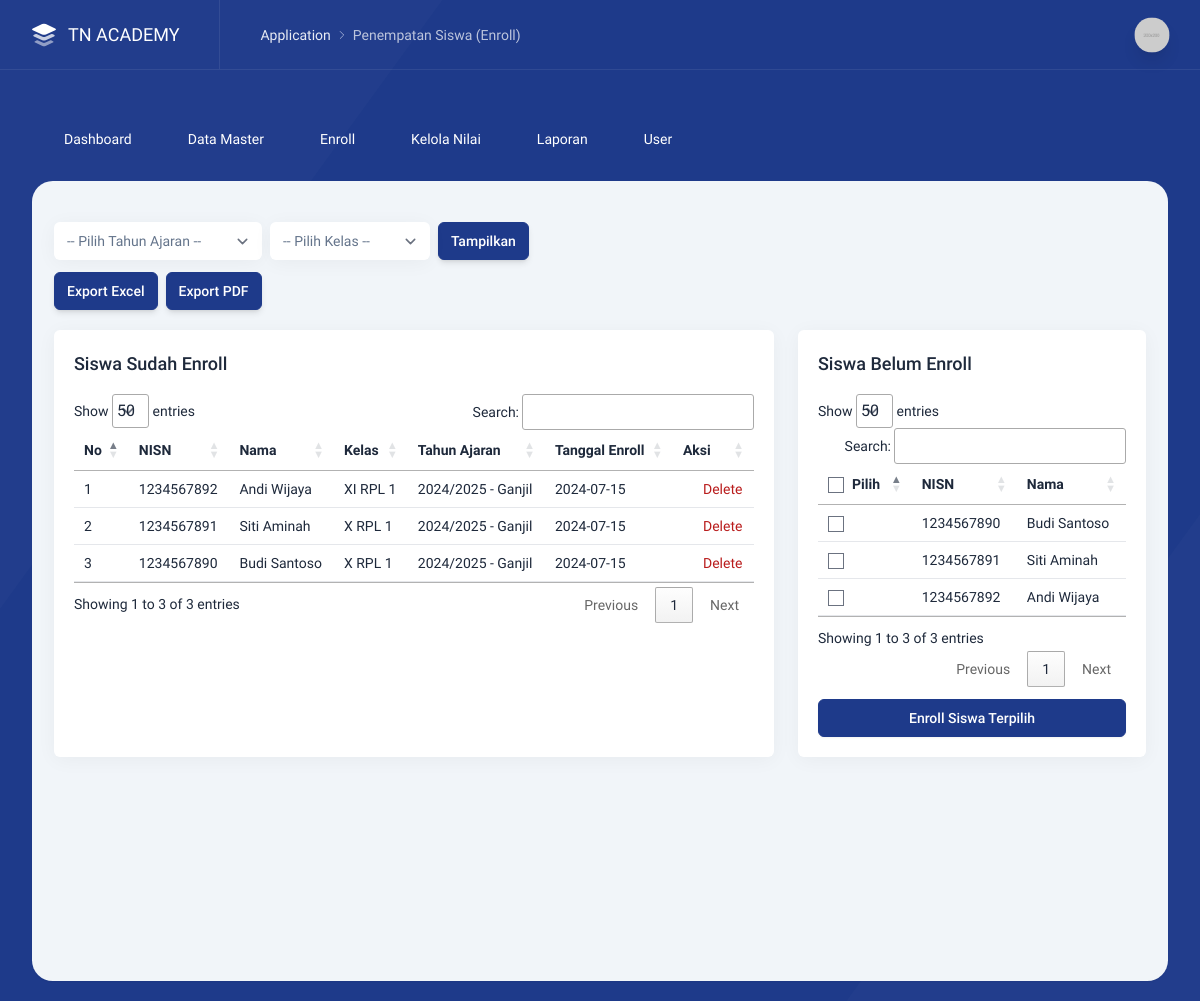
The app's page /index.php/admin/enrollsiswa/filter with its own data.
### tables this page shows
CREATE TABLE `enroll` (
  `id_enroll` int NOT NULL,
  `id_siswa` int NOT NULL,
  `id_kelas` int NOT NULL,
  `id_ta` int NOT NULL,
  `tanggal_enroll` timestamp NOT NULL DEFAULT CURRENT_TIMESTAMP,
  `status` enum('aktif','nonaktif','pindah','lulus') DEFAULT 'aktif'
);

CREATE TABLE `siswa` (
  `id_siswa` int NOT NULL,
  `nisn` varchar(20) NOT NULL,
  `nama` varchar(150) NOT NULL,
  `tgl_lahir` date NOT NULL,
  `thn_masuk` year NOT NULL,
  `status` enum('Aktif','Lulus','Keluar') NOT NULL DEFAULT 'Aktif'
);

CREATE TABLE `kelas` (
  `id_kelas` int NOT NULL,
  `nama_kelas` varchar(100) NOT NULL,
  `tingkat` enum('X','XI','XII') NOT NULL,
  `jurusan` varchar(100) NOT NULL
);

CREATE TABLE `tahun_ajaran` (
  `id_ta` int NOT NULL,
  `tahun` varchar(9) NOT NULL,
  `semester` enum('Ganjil','Genap') NOT NULL
);

### application/libraries/template.php (called while the page is built, shortened)
<?php
class Template{
    var $template_data = array();
    function set($name, $value){
        $this->template_data[$name] = $value;
    }
    function load($template = '', $view = '' , $view_data = array(), $return = FALSE){
        $this->CI =& get_instance();
        $this->set('contents', $this->CI->load->view($view, $view_data, TRUE));
        return $this->CI->load->view($template, $this->template_data, $return);
    }
}

### application/controllers/admin/Enrollsiswa.php (called while the page is built, shortened)
<?php defined('BASEPATH') OR exit('No direct script access allowed');
class Enrollsiswa extends MY_Controller {
    public function filter() {
        $id_ta    = $this->input->get('id_ta');
        $id_kelas = $this->input->get('id_kelas');
        $semester = $this->input->get('semester');
        $data = array(
            'title'        => 'Penempatan Siswa (Enroll)',
            'kelas'        => $this->Enroll_model->get_kelas(),
            'tahun_ajaran' => $this->Enroll_model->get_tahun_ajaran(),
            'enrolled'     => $this->Enroll_model->get_enroll($id_ta, $id_kelas, $semester),
            'not_enrolled' => $this->Enroll_model->get_siswa_not_enrolled($id_ta, $id_kelas, $semester),
            'filter'       => [
            'id_ta'    => $id_ta,
            'id_kelas' => $id_kelas,
            'semester' => $semester
        ]
        );
        $this->template->load('template', 'enroll/siswa', $data);
    }
}

### index.php (called while the page is built, shortened)
<?php
require_once BASEPATH.'core/CodeIgniter.php';

### application/models/Enroll_model.php (called while the page is built, shortened)
<?php
class Enroll_model extends CI_Model {
    public function get_kelas()
    {
        return $this->db->get('kelas')->result_array();
    }
    public function get_tahun_ajaran()
    {
        return $this->db->get('tahun_ajaran')->result_array();
    }
    public function get_enroll($id_ta = null, $id_kelas = null, $semester = null)
    {
        $this->db->select('enroll.id_enroll, enroll.id_siswa, enroll.id_kelas, enroll.id_ta,
                        DATE(enroll.tanggal_enroll) AS tanggal_enroll,
                        siswa.nisn, siswa.nama,
                        kelas.nama_kelas,
                        tahun_ajaran.tahun, tahun_ajaran.semester');
        $this->db->from('enroll');
        $this->db->join('siswa', 'siswa.id_siswa = enroll.id_siswa');
        $this->db->join('kelas', 'kelas.id_kelas = enroll.id_kelas');
        $this->db->join('tahun_ajaran', 'tahun_ajaran.id_ta = enroll.id_ta');
        $this->db->order_by('enroll.id_enroll', 'DESC');
        return $this->db->get()->result_array();
    }
    public function get_siswa_not_enrolled($id_ta = null, $id_kelas = null, $semester = null)
    {
        $this->db->select('s.*');
        $this->db->from('siswa s');
        return $this->db->get()->result_array();
    }
}

### application/views/enroll/siswa.php (the view, shortened to what this page needs)
<div class="p-4">
    <form method="GET" action="<?= base_url('admin/enrollsiswa/filter') ?>">
        <div class="intro-y col-span-12 flex flex-wrap xl:flex-nowrap items-center mt-2 mb-5">
            <div class="flex w-full sm:w-auto">
                <div class="w-52 relative text-slate-500">
                    <select name="id_ta" class="form-select box w-52">
                        <option value="">-- Pilih Tahun Ajaran --</option>
                    </select>
                </div>
                <div class="w-40 relative text-slate-500 ml-2">
                    <select name="id_kelas" class="form-select box w-40">
                        <option value="">-- Pilih Kelas --</option>
                    </select>
                </div>
                <button type="submit" class="btn btn-primary shadow-md ml-2">Tampilkan</button>
            </div>
            <div class="w-full xl:w-auto flex items-center mt-3 xl:mt-0">
                <button class="btn btn-primary shadow-md mr-2">Export Excel</button>
                <button class="btn btn-primary shadow-md">Export PDF</button>
            </div>
        </div>
    </form>
    <div class="grid grid-cols-3 gap-6">
        <div class="intro-y box p-5 w-full overflow-auto col-span-2">
            <h2 class="text-lg font-medium mb-4">Siswa Sudah Enroll</h2>
            <table class="table datatable w-full">
                <thead>
                    <tr>
                        <th>No</th>
                        <th>NISN</th>
                        <th>Nama</th>
                        <th>Kelas</th>
                        <th>Tahun Ajaran</th>
                        <th>Tanggal Enroll</th>
                        <th>Aksi</th>
                    </tr>
                </thead>
                <tbody>
                    <?php if (!empty($enrolled)): ?>
                        <?php $no = 1; foreach ($enrolled as $row): ?>
                            <tr>
                                <td><?= $no++; ?></td>
                                <td><?= $row['nisn']; ?></td>
                                <td><?= $row['nama']; ?></td>
                                <td><?= $row['nama_kelas']; ?></td>
                                <td><?= $row['tahun']; ?> - <?= $row['semester']; ?></td>
                                <td><?= $row['tanggal_enroll']; ?></td>
                                <td>
                                    <a class="flex text-danger delete-btn" href="javascript:;"
                                        onclick="confirmDelete('<?= site_url('admin/enrollsiswa/delete/'.$row['id_enroll']) ?>')">
                                        <i data-lucide="trash-2" class="w-4 h-4 mr-1"></i> Delete
                                    </a>
                                </td>
                            </tr>
                        <?php endforeach; ?>
                    <?php else: ?>
                        <tr><td colspan="7" class="text-center">Belum ada siswa di kelas ini.</td></tr>
                    <?php endif; ?>
                </tbody>
            </table>
        </div>
        <div class="intro-y box p-5 w-full overflow-auto col-span-1">
            <h2 class="text-lg font-medium mb-4">Siswa Belum Enroll</h2>
            <form method="POST" action="<?= base_url('admin/enrollsiswa/enroll_bulk') ?>">
                <input type="hidden" name="id_ta" value="<?= $filter['id_ta'] ?? '' ?>">
                <input type="hidden" name="id_kelas" value="<?= $filter['id_kelas'] ?? '' ?>">
                <table class="table datatable w-full">
                    <thead>
                        <tr>
                            <th><input type="checkbox" id="checkAll" class="mr-2">Pilih</th>
                            <th>NISN</th>
                            <th>Nama</th>
                        </tr>
                    </thead>
                    <tbody>
                        <?php if (!empty($not_enrolled)): ?>
                            <?php foreach ($not_enrolled as $s): ?>
                                <tr>
                                    <td><input type="checkbox" name="siswa_ids[]" value="<?= $s['id_siswa'] ?>"></td>
                                    <td><?= $s['nisn']; ?></td>
                                    <td><?= $s['nama']; ?></td>
                                </tr>
                            <?php endforeach; ?>
                        <?php else: ?>
                            <tr><td colspan="3" class="text-center">Semua siswa sudah enroll.</td></tr>
                        <?php endif; ?>
                    </tbody>
                </table>
                <button type="submit" class="btn btn-primary mt-3 w-full">Enroll Siswa Terpilih</button>
            </form>
        </div>
    </div>
</div>

### records on screen
enroll: id_siswa.nisn "1234567892", id_siswa.nama "Andi Wijaya", id_kelas.nama_kelas "XI RPL 1", id_ta.tahun "2024/2025", id_ta.semester "Ganjil", tanggal_enroll "2024-07-15"
enroll: id_siswa.nisn "1234567891", id_siswa.nama "Siti Aminah", id_kelas.nama_kelas "X RPL 1", id_ta.tahun "2024/2025", id_ta.semester "Ganjil", tanggal_enroll "2024-07-15"
enroll: id_siswa.nisn "1234567890", id_siswa.nama "Budi Santoso", id_kelas.nama_kelas "X RPL 1", id_ta.tahun "2024/2025", id_ta.semester "Ganjil", tanggal_enroll "2024-07-15"
siswa: nisn "1234567890", nama "Budi Santoso"
siswa: nisn "1234567891", nama "Siti Aminah"
siswa: nisn "1234567892", nama "Andi Wijaya"

### other values on screen
$title "Penempatan Siswa (Enroll)"
